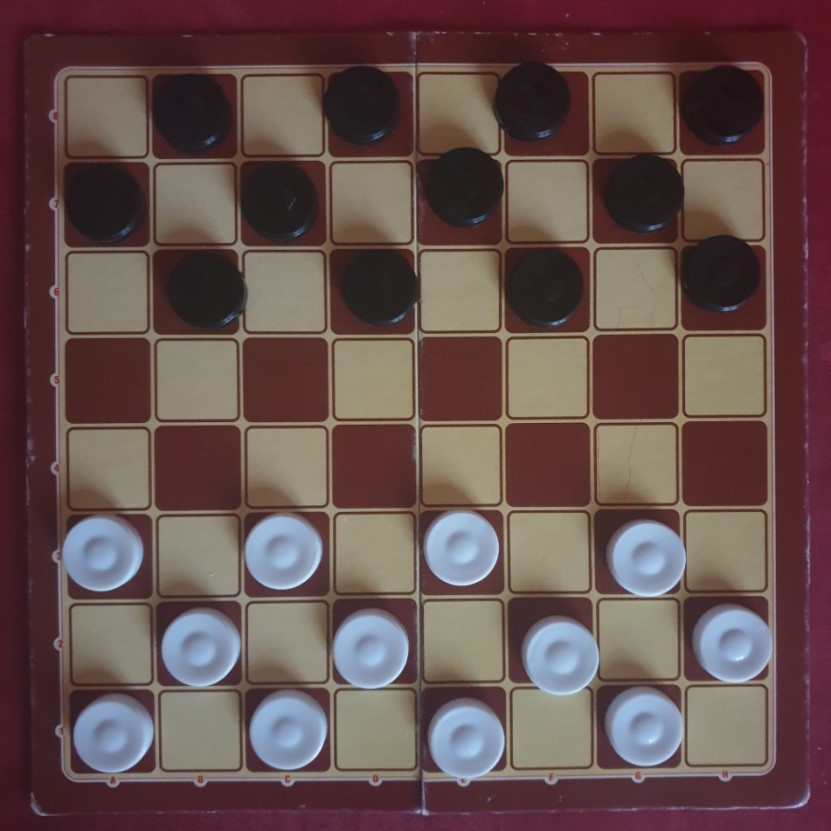
#> input picture checker1.jpg, 831 x 831 px
$ python 'checker circles.py'
#> lines starting #> are read from the running program, lines starting #| are printed output that depends on the picture; after the words box and inside, x2 and y2 are one past the last pixel; in counts of white or black regions, pixels touching at a corner belong together
import numpy as np
import cv2 as cv
scale = 1
delta = 0
ddepth = cv.CV_16S

img = cv.imread('checker1.jpg')
#> img is the input picture: shape (831, 831, 3); mean B, G, R 78.6, 80.5, 102
gray = cv.cvtColor(img, cv.COLOR_BGR2GRAY)
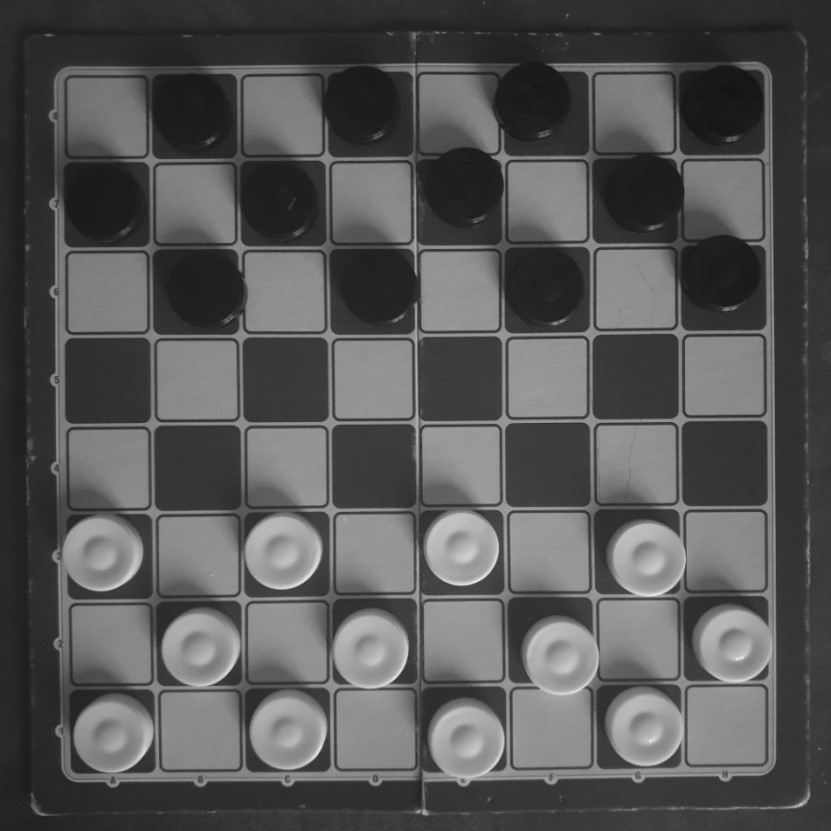
#> gray: shape (831, 831); min 20, max 243, mean 86.7
gray = cv.medianBlur(gray, 5)
gray = cv.equalizeHist(gray)
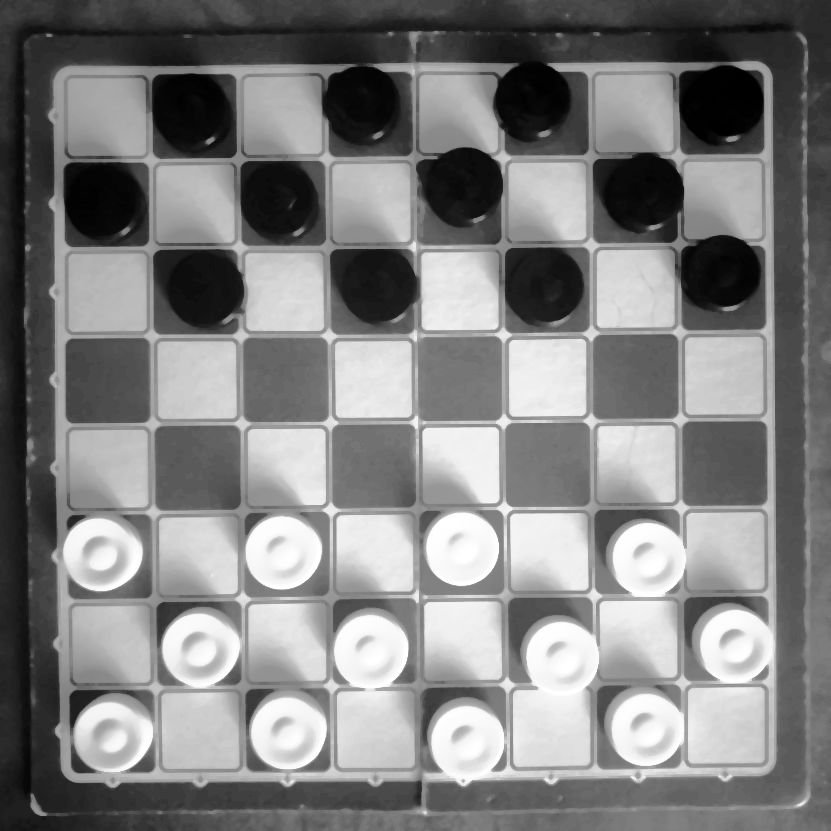
#> gray: shape (831, 831); min 0, max 255, mean 128.8
rows = gray.shape[0]
#> rows = 831
circles = cv.HoughCircles(gray, cv.HOUGH_GRADIENT, 1, 120,
                               param1=275, param2=98,
                               minRadius=10, maxRadius=0)
#> circles = [[462.5, 548.5, 37.1], [199.5, 648.5, 37.9], [287.5, 731.5, 37.4], [467.5, 742.5, 36.8]]

if circles is not None:
    circles = np.uint16(np.around(circles))
#> circles = [[462, 548, 37], [200, 648, 38], [288, 732, 37], [468, 742, 37]]
    for i in circles[0, :]:
        center = (i[0], i[1])
        cv.circle(img, center, 1, (0, 100, 100), 3)
        radius = i[2]
        cv.circle(img, center, radius, (255, 0, 255), 3)
#> this loop made 4 passes
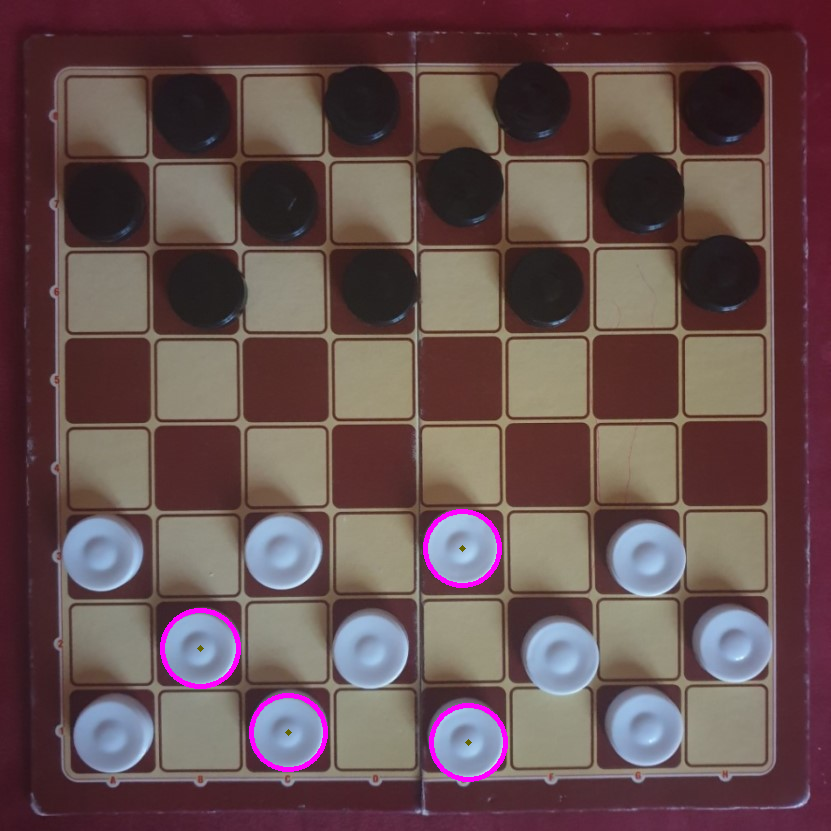
#> img: shape (831, 831, 3); 0.69% of pixels changed, all inside (x1, y1, x2, y2) = (160, 509, 508, 782)

cv.imshow('lol', img)

$ run again, with checker2.jpg copied over checker1.jpg
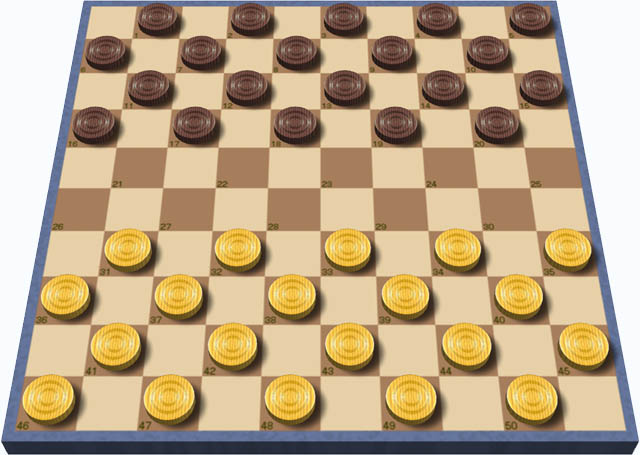
#> input picture checker2.jpg, 640 x 455 px
#> img is the input picture: shape (455, 640, 3); mean B, G, R 136.8, 168.5, 190.4
#> `gray = cv.cvtColor(img, cv.COLOR_BGR2GRAY)`:
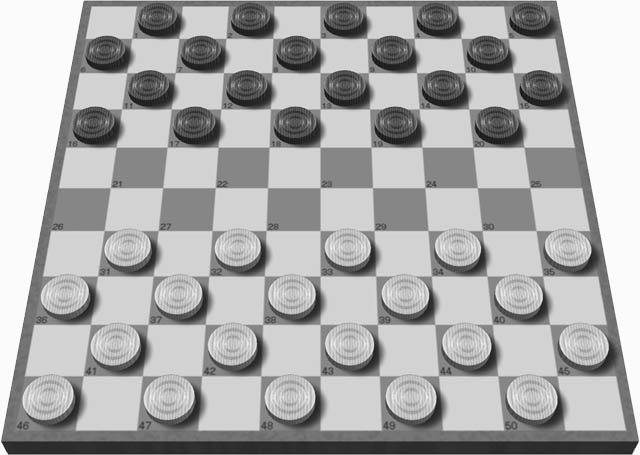
#> gray: shape (455, 640); min 6, max 255, mean 171.5
#> `gray = cv.equalizeHist(gray)`:
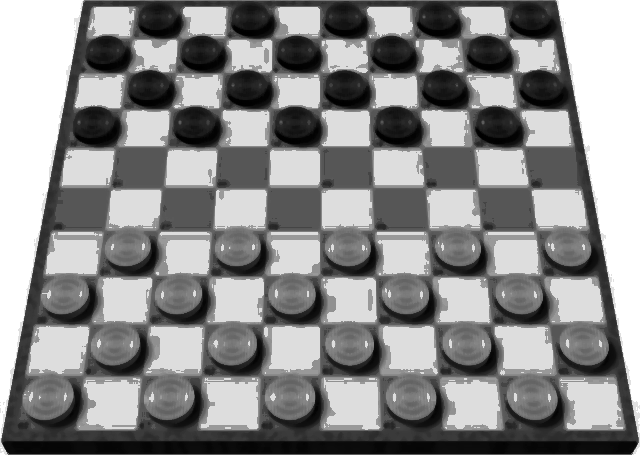
#> gray: shape (455, 640); min 0, max 255, mean 139.5
#> circles = None
